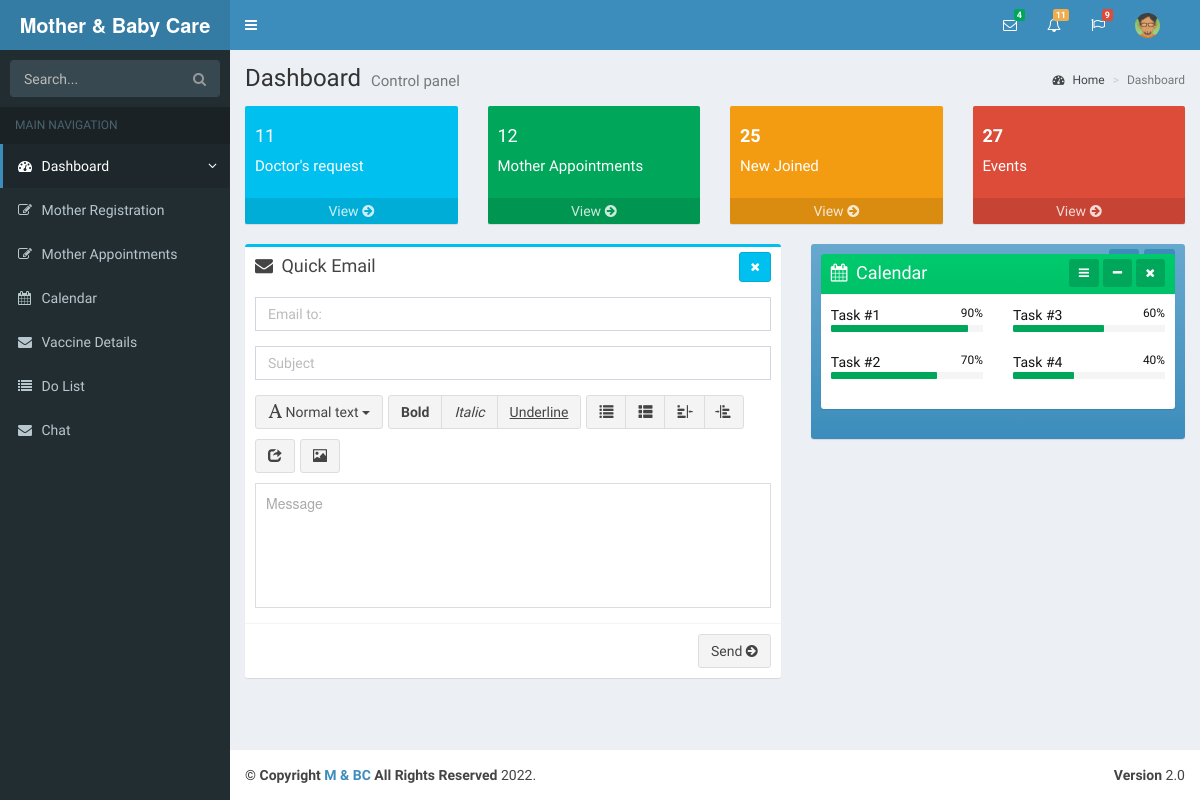
The page /doctor/panel/index.php (signed in) on the database as committed earlier.
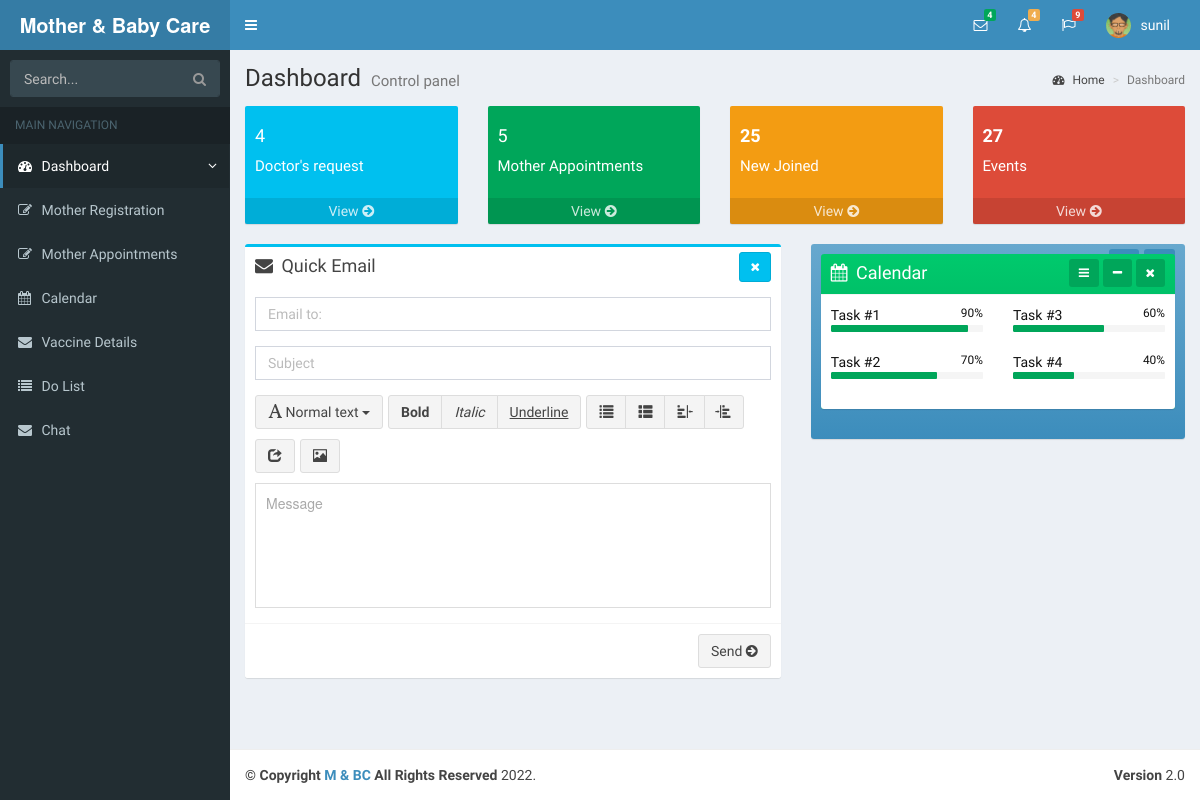
The same page on the database as committed later.
### tables this page shows
CREATE TABLE IF NOT EXISTS `users` (
  `id` bigint(20) NOT NULL,
  `username` varchar(255) NOT NULL,
  `password` varchar(255) NOT NULL,
  `email` varchar(255) NOT NULL,
  `avatar` text NOT NULL,
  `signup_date` int(10) NOT NULL
);

### doctor/panel/index.php (the view, shortened to what the changed rows need)
<!DOCTYPE html>
<html>
<head>
  <link href="bootstrap/css/bootstrap.min.css" rel="stylesheet" type="text/css" />
  <link href="https://maxcdn.bootstrapcdn.com/font-awesome/4.3.0/css/font-awesome.min.css" rel="stylesheet" type="text/css" />
  <link href="http://code.ionicframework.com/ionicons/2.0.0/css/ionicons.min.css" rel="stylesheet" type="text/css" />
  <link href="dist/css/AdminLTE.min.css" rel="stylesheet" type="text/css" />
  <link href="dist/css/skins/_all-skins.min.css" rel="stylesheet" type="text/css" />
  <link href="plugins/iCheck/flat/blue.css" rel="stylesheet" type="text/css" />
  <link href="plugins/morris/morris.css" rel="stylesheet" type="text/css" />
  <link href="plugins/jvectormap/jquery-jvectormap-1.2.2.css" rel="stylesheet" type="text/css" />
  <link href="plugins/datepicker/datepicker3.css" rel="stylesheet" type="text/css" />
  <link href="plugins/daterangepicker/daterangepicker-bs3.css" rel="stylesheet" type="text/css" />
  <link href="plugins/bootstrap-wysihtml5/bootstrap3-wysihtml5.min.css" rel="stylesheet" type="text/css" />
</head>
<body class="skin-blue">
  <div class="wrapper">
    <header class="main-header">
      <nav class="navbar navbar-static-top" role="navigation">
        <div class="navbar-custom-menu">
          <ul class="nav navbar-nav">
            <li class="dropdown notifications-menu">
              <a href="#" class="dropdown-toggle" data-toggle="dropdown">
                <i class="fa fa-bell-o"></i>
                <span class="label label-warning"><?php
                  $conn = mysqli_connect('localhost', 'root', '', 'm&bc');
                  $query = "SELECT COUNT(l_id) AS num FROM lec_allocation WHERE l_id='1'";
                  $result = mysqli_query($conn, $query);
                  while($row = mysqli_fetch_assoc($result)){
                    echo $row['num'];
                }
                  ?></span>
              </a>
            </li>
            <li class="dropdown user user-menu">
              <a href="#" class="dropdown-toggle" data-toggle="dropdown">
                <img src="dist/img/avatar04.png" class="user-image" alt="User Image" />
                <span class="hidden-xs">
                  <?php
                  $conn = mysqli_connect('localhost', 'root', '', 'm&bc');
                  $query = "SELECT username FROM users WHERE id='5';";
                  $respond = mysqli_query($conn, $query);
                  while ($row = mysqli_fetch_assoc($respond)) {
                    echo $row['username'];
                  }
                  ?>
                </span>
              </a>
            </li>
          </ul>
        </div>
      </nav>
    </header>
    <div class="content-wrapper">
      <section class="content-header">
        <h1>
          Dashboard
          <small>Control panel</small>
        </h1>
      </section>
      <section class="content">
        <div class="row">
          <div class="col-lg-3 col-xs-6">
            <div class="small-box bg-aqua">
              <div class="inner">
                <h4>
                  <?php
                  $conn = mysqli_connect('localhost', 'root', '', 'm&bc');
                  $query = "SELECT COUNT(l_id) AS num FROM lec_allocation WHERE l_id='1'";
                  $result = mysqli_query($conn, $query);
                  while($row = mysqli_fetch_assoc($result)){
                    echo $row['num'];
                }
                  ?>
                </h4>
                <p>Doctor's request</p>
              </div>
            </div>
          </div>
          <div class="col-lg-3 col-xs-6">
            <div class="small-box bg-green">
              <div class="inner">
                <h4>
				                  <?php
                  $conn = mysqli_connect('localhost', 'root', '', 'm&bc');
                  $query = "SELECT COUNT(id) AS num FROM mother_allocation_rqst";
                  $result = mysqli_query($conn, $query);
                  while($row = mysqli_fetch_assoc($result)){
                    echo $row['num'];
                }
                  ?>
				</h4>
                <p>Mother Appointments</p>
              </div>
            </div>
          </div>
        </div>
      </section>
    </div>
  </div>
</body>
</html>

Rows that differ between the two databases and show on the page:
added users: username "sunil"
Other text that changed with them:
new list line: "4"
new list line: "5"
list line gone: "11"
list line gone: "12"
